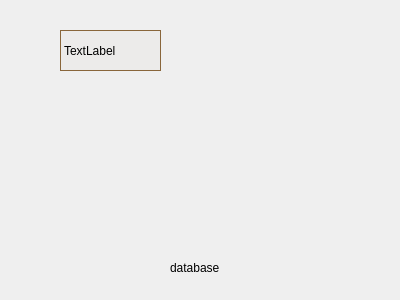
<?xml version="1.0" encoding="UTF-8"?>
<ui version="4.0">
 <class>Database</class>
 <widget class="QDialog" name="Database">
  <property name="geometry">
   <rect>
    <x>0</x>
    <y>0</y>
    <width>400</width>
    <height>300</height>
   </rect>
  </property>
  <property name="windowTitle">
   <string>Dialog</string>
  </property>
  <widget class="QLabel" name="databaseinfo">
   <property name="geometry">
    <rect>
     <x>170</x>
     <y>260</y>
     <width>59</width>
     <height>16</height>
    </rect>
   </property>
   <property name="text">
    <string>database</string>
   </property>
  </widget>
  <widget class="QLabel" name="label">
   <property name="geometry">
    <rect>
     <x>60</x>
     <y>30</y>
     <width>101</width>
     <height>41</height>
    </rect>
   </property>
   <property name="styleSheet">
    <string notr="true">background-color: rgba(215, 203, 193,30); border-width: 1px;
    border-style: solid;
    border-color: #89663b;</string>
   </property>
   <property name="text">
    <string>TextLabel</string>
   </property>
  </widget>
 </widget>
 <resources/>
 <connections/>
</ui>
